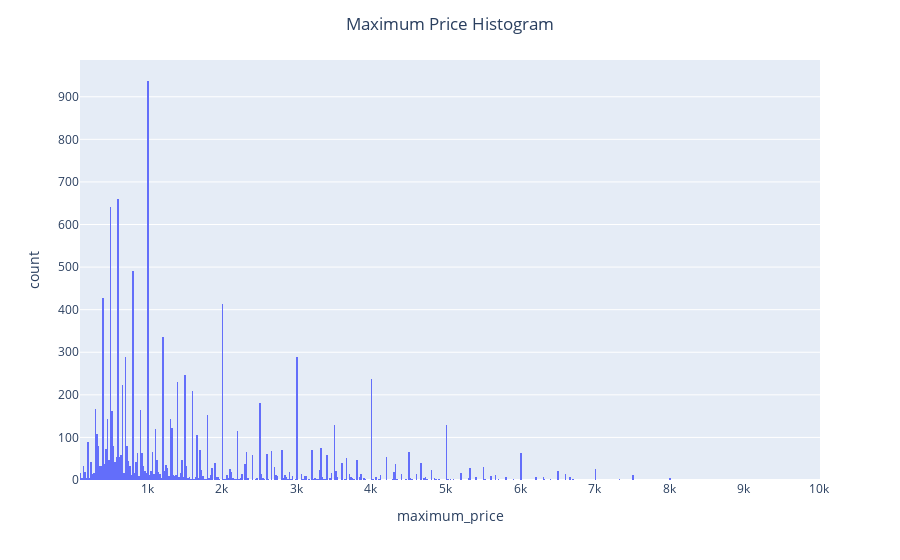

Notebook cell for this chart:
### Markdown cell above
### - maximum_price

### Code cell
fig = px.histogram(raw_df, x="maximum_price", nbins=932)

fig.update_layout(
    title   = 'Maximum Price Histogram',
    title_x = 0.5,
)

fig.show()

### Figure 1 — Plotly figure (JSON) as saved in the notebook; plotly's stock layout.template omitted (floating-point values rounded to 4 significant figures; data arrays with more than 128 entries replaced by an {"elided": "..."} marker saying what was removed)
{"data": [{"alignmentgroup": "True", "bingroup": "x", "hovertemplate": "maximum_price=%{x}<br>count=%{y}<extra></extra>", "legendgroup": "", "marker": {"color": "#636efa"}, "name": "", "nbinsx": 932, "offsetgroup": "", "orientation": "v", "showlegend": false, "type": "histogram", "x": {"elided": "11321 int values"}, "xaxis": "x", "yaxis": "y"}], "layout": {"barmode": "relative", "legend": {"tracegroupgap": 0}, "margin": {"t": 60}, "title": {"text": "Maximum Price Histogram", "x": 0.5}, "xaxis": {"anchor": "y", "domain": [0, 1], "title": {"text": "maximum_price"}}, "yaxis": {"anchor": "x", "domain": [0, 1], "title": {"text": "count"}}}}
